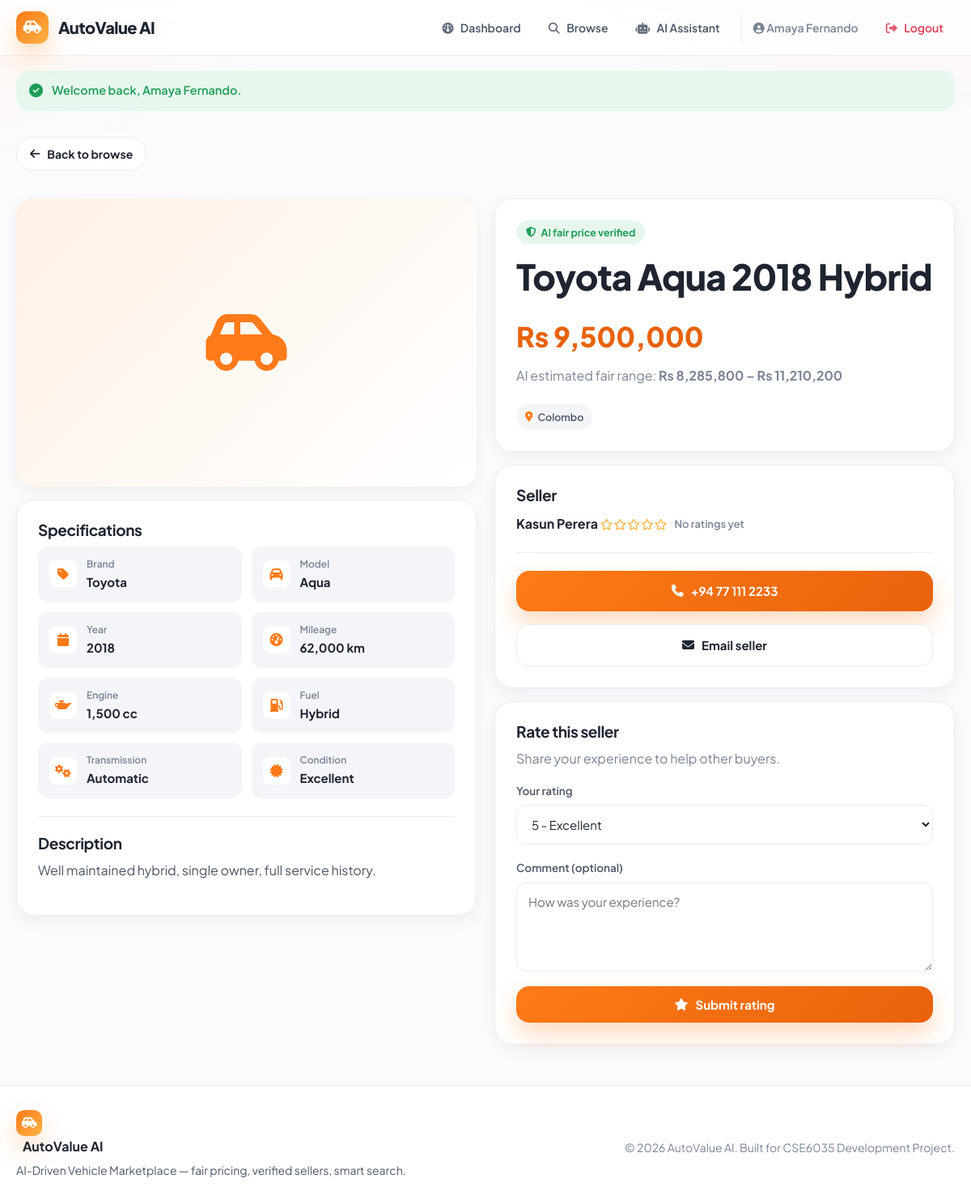
/web/public/buyer/vehicle.php?id=1 (signed in), run on the app's committed database.
### tables this page shows
CREATE TABLE vehicle_ads (
    id INT AUTO_INCREMENT PRIMARY KEY,
    seller_id INT NOT NULL,
    title VARCHAR(160) NOT NULL,
    brand VARCHAR(60) NOT NULL,
    vehicle_model VARCHAR(80) NOT NULL,
    model_year INT NOT NULL,
    mileage INT NOT NULL,
    engine_capacity INT NOT NULL,
    fuel_type VARCHAR(30) NOT NULL,
    transmission VARCHAR(30) NOT NULL,
    condition_grade VARCHAR(30) NOT NULL,
    asking_price DECIMAL(14,2) NOT NULL,
    predicted_price DECIMAL(14,2) DEFAULT NULL,
    lower_bound DECIMAL(14,2) DEFAULT NULL,
    upper_bound DECIMAL(14,2) DEFAULT NULL,
    description TEXT,
    location VARCHAR(120) DEFAULT NULL,
    image_path VARCHAR(255) DEFAULT NULL,
    status ENUM('pending', 'approved', 'rejected') NOT NULL DEFAULT 'pending',
    created_at TIMESTAMP DEFAULT CURRENT_TIMESTAMP,
    FOREIGN KEY (seller_id) REFERENCES users(id) ON DELETE CASCADE,
    INDEX idx_status (status),
    INDEX idx_brand (brand),
    INDEX idx_price (asking_price),
    INDEX idx_year (model_year)
);

CREATE TABLE users (
    id INT AUTO_INCREMENT PRIMARY KEY,
    full_name VARCHAR(120) NOT NULL,
    email VARCHAR(160) NOT NULL UNIQUE,
    password_hash VARCHAR(255) NOT NULL,
    role ENUM('admin', 'seller', 'buyer') NOT NULL DEFAULT 'buyer',
    phone VARCHAR(40) DEFAULT NULL,
    is_active TINYINT(1) NOT NULL DEFAULT 1,
    created_at TIMESTAMP DEFAULT CURRENT_TIMESTAMP
);

### web/lib/AdRepository.php (called while the page is built, shortened)
<?php
class AdRepository
{
    private PDO $pdo;
    public function __construct(PDO $pdo)
    {
        $this->pdo = $pdo;
    }
    public function find(int $id): ?array
    {
        $stmt = $this->pdo->prepare(
            'SELECT a.*, u.full_name AS seller_name, u.phone AS seller_phone, u.email AS seller_email
             FROM vehicle_ads a
             JOIN users u ON u.id = a.seller_id
             WHERE a.id = ? LIMIT 1'
        );
        $stmt->execute([$id]);
        $ad = $stmt->fetch();
        return $ad ?: null;
    }
}

### web/lib/RatingRepository.php (called while the page is built, shortened)
<?php
class RatingRepository
{
    private PDO $pdo;
    public function __construct(PDO $pdo)
    {
        $this->pdo = $pdo;
    }
    public function summary(int $sellerId): array
    {
        $stmt = $this->pdo->prepare(
            'SELECT AVG(rating) AS avg_rating, COUNT(*) AS rating_count
             FROM seller_ratings WHERE seller_id = ?'
        );
        $stmt->execute([$sellerId]);
        $row = $stmt->fetch();
        return [
            'avg_rating' => (float)($row['avg_rating'] ?? 0),
            'rating_count' => (int)($row['rating_count'] ?? 0),
        ];
    }
}

### web/public/buyer/vehicle.php (the view, shortened to what this page needs)
<?php
require_once __DIR__ . '/../../config/database.php';
require_once __DIR__ . '/../../lib/AdRepository.php';
require_once __DIR__ . '/../../lib/RatingRepository.php';
$adRepo = new AdRepository($pdo);
$ratingRepo = new RatingRepository($pdo);
$id = (int)query('id');
$ad = $adRepo->find($id);
$sellerSummary = $ratingRepo->summary((int)$ad['seller_id']);
require_once __DIR__ . '/../../includes/header.php';
?>
<section class="section">
    <a href="browse.php" class="btn secondary small"><i class="fa-solid fa-arrow-left"></i> Back to browse</a>
</section>
<div class="grid grid-2" style="align-items:start">
    <div class="stack">
        <div class="detail-media">
            <?php if (!empty($ad['image_path'])): ?>
                <img src="<?php echo $assetBase . UPLOAD_URL . '/' . e($ad['image_path']); ?>" alt="<?php echo e($ad['title']); ?>" style="width:100%;height:100%;object-fit:cover">
            <?php else: ?>
                <i class="fa-solid fa-car-side"></i>
            <?php endif; ?>
        </div>
        <div class="card">
            <h3>Specifications</h3>
            <div class="spec-list">
                <div class="spec-item"><i class="fa-solid fa-tag"></i><div><span>Brand</span><strong><?php echo e($ad['brand']); ?></strong></div></div>
                <div class="spec-item"><i class="fa-solid fa-car"></i><div><span>Model</span><strong><?php echo e($ad['vehicle_model'] ?: '—'); ?></strong></div></div>
                <div class="spec-item"><i class="fa-solid fa-calendar"></i><div><span>Year</span><strong><?php echo e($ad['model_year']); ?></strong></div></div>
                <div class="spec-item"><i class="fa-solid fa-gauge-high"></i><div><span>Mileage</span><strong><?php echo number_format($ad['mileage']); ?> km</strong></div></div>
                <div class="spec-item"><i class="fa-solid fa-oil-can"></i><div><span>Engine</span><strong><?php echo number_format($ad['engine_capacity']); ?> cc</strong></div></div>
                <div class="spec-item"><i class="fa-solid fa-gas-pump"></i><div><span>Fuel</span><strong><?php echo e($ad['fuel_type']); ?></strong></div></div>
                <div class="spec-item"><i class="fa-solid fa-gears"></i><div><span>Transmission</span><strong><?php echo e($ad['transmission']); ?></strong></div></div>
                <div class="spec-item"><i class="fa-solid fa-certificate"></i><div><span>Condition</span><strong><?php echo e($ad['condition_grade']); ?></strong></div></div>
            </div>
            <?php if ($ad['description']): ?>
                <div class="divider"></div>
                <h3>Description</h3>
                <p><?php echo nl2br(e($ad['description'])); ?></p>
            <?php endif; ?>
        </div>
    </div>
    <div class="stack">
        <div class="card">
            <span class="badge badge-approved"><i class="fa-solid fa-shield-halved"></i> AI fair price verified</span>
            <h1 style="margin-top:14px"><?php echo e($ad['title']); ?></h1>
            <div class="detail-price"><?php echo format_money($ad['asking_price']); ?></div>
            <?php if ($ad['predicted_price']): ?>
                <p class="muted" style="margin-top:8px">AI estimated fair range: <strong><?php echo format_money($ad['lower_bound']); ?> – <?php echo format_money($ad['upper_bound']); ?></strong></p>
            <?php endif; ?>
            <div class="spec-chip" style="margin-top:6px"><i class="fa-solid fa-location-dot"></i> <?php echo e($ad['location'] ?: 'Sri Lanka'); ?></div>
        </div>
        <div class="card">
            <h3>Seller</h3>
            <div class="flex-between">
                <div>
                    <strong><?php echo e($ad['seller_name']); ?></strong>
                    <div class="rating-line" style="margin-top:4px">
                        <?php echo star_rating_html($sellerSummary['avg_rating']); ?>
                        <?php echo $sellerSummary['rating_count'] > 0 ? number_format($sellerSummary['avg_rating'], 1) . ' (' . $sellerSummary['rating_count'] . ')' : 'No ratings yet'; ?>
                    </div>
                </div>
            </div>
            <div class="divider"></div>
            <div class="stack">
                <a href="tel:<?php echo e($ad['seller_phone']); ?>" class="btn primary full"><i class="fa-solid fa-phone"></i> <?php echo e($ad['seller_phone'] ?: 'Contact seller'); ?></a>
                <a href="mailto:<?php echo e($ad['seller_email']); ?>" class="btn secondary full"><i class="fa-solid fa-envelope"></i> Email seller</a>
            </div>
        </div>
        <div class="card">
            <h3>Rate this seller</h3>
            <p class="muted">Share your experience to help other buyers.</p>
            <form method="POST" class="form-grid">
                <div class="field">
                    <label>Your rating</label>
                    <select name="rating" required>
                        <option value="5">5 - Excellent</option>
                    </select>
                </div>
                <div class="field">
                    <label>Comment (optional)</label>
                    <textarea name="comment" placeholder="How was your experience?"></textarea>
                </div>
                <button type="submit" class="btn primary full"><i class="fa-solid fa-star"></i> Submit rating</button>
            </form>
        </div>
    </div>
</div>
<?php require_once __DIR__ . '/../../includes/footer.php'; ?>

### web/public/assets/css/styles.css (style rules this page uses)
:root { --orange: #ff7a18; --orange-dark: #e8620a; --orange-soft: #fff1e6; --orange-tint: #ffe3cc; --amber: #ffb347; --ink: #1f2430; --ink-soft: #4b5566; --muted: #7a8496; --line: #ececf1; --line-soft: #f4f5f8; --bg: #fbfbfd; --panel: #ffffff; --success: #1f9d55; --success-soft: #e7f7ee; --danger: #e23b52; --danger-soft: #fdecef; --warn: #d98c00; --warn-soft: #fff6e0; --radius-lg: 22px; --radius-md: 16px; --radius-sm: 12px; --shadow-sm: 0 6px 18px rgba(31, 36, 48, .06); --shadow-md: 0 16px 40px rgba(31, 36, 48, .10); --shadow-orange: 0 14px 30px rgba(255, 122, 24, .28); --font: 'Plus Jakarta Sans', system-ui, -apple-system, Segoe UI, Roboto, sans-serif; }
* { box-sizing: border-box; }
body { margin: 0; font-family: var(--font); color: var(--ink); background: radial-gradient(1200px 500px at 100% -10%, var(--orange-soft), transparent 60%), radial-gradient(900px 400px at -10% 0%, #fff6ef, transparent 55%), var(--bg); min-height: 100vh; line-height: 1.6; }
a { color: inherit; text-decoration: none; }
h1, h2, h3, h4 { margin: 0 0 .5em; letter-spacing: -.02em; color: var(--ink); line-height: 1.15; }
h1 { font-size: clamp(28px, 4vw, 44px); font-weight: 800; }
h3 { font-size: 19px; font-weight: 700; }
p { color: var(--ink-soft); margin: 0 0 1em; }
.muted { color: var(--muted); }
.section { margin-bottom: 34px; }
.grid { display: grid; gap: 22px; }
.grid-2 { grid-template-columns: repeat(2, 1fr); }
.stack { display: grid; gap: 16px; }
.flex-between { display: flex; gap: 14px; align-items: center; justify-content: space-between; }
.btn { display: inline-flex; align-items: center; justify-content: center; gap: 9px; border: 0; cursor: pointer; font-family: inherit; font-weight: 700; font-size: 15px; padding: 13px 22px; border-radius: var(--radius-md); transition: .18s; white-space: nowrap; }
.btn.small { padding: 9px 16px; font-size: 14px; border-radius: 999px; }
.btn.full { width: 100%; }
.btn.primary { background: linear-gradient(135deg, var(--orange), var(--orange-dark)); color: #fff; box-shadow: var(--shadow-orange); }
.btn.secondary { background: var(--panel); color: var(--ink); border: 1px solid var(--line); }
.card { background: var(--panel); border: 1px solid var(--line); border-radius: var(--radius-lg); box-shadow: var(--shadow-sm); padding: 26px; }
.spec-chip { display: inline-flex; align-items: center; gap: 6px; padding: 6px 11px; border-radius: 999px; background: var(--line-soft); color: var(--ink-soft); font-size: 12.5px; font-weight: 600; }
.spec-chip i { color: var(--orange); }
.rating-line { display: inline-flex; align-items: center; gap: 8px; font-size: 13px; color: var(--muted); font-weight: 600; }
.form-grid { display: grid; gap: 18px; }
.field { display: grid; gap: 7px; }
.field label, .field > span { font-size: 13.5px; font-weight: 600; color: var(--ink-soft); }
input, select, textarea { width: 100%; font-family: inherit; font-size: 15px; color: var(--ink); background: #fff; border: 1px solid var(--line); border-radius: var(--radius-sm); padding: 13px 14px; outline: none; transition: .16s; }
textarea { resize: vertical; min-height: 110px; }
.badge { display: inline-flex; align-items: center; gap: 6px; padding: 5px 12px; border-radius: 999px; font-size: 12.5px; font-weight: 700; }
.badge-approved { background: var(--success-soft); color: var(--success); }
.detail-media { border-radius: var(--radius-lg); overflow: hidden; background: linear-gradient(135deg, var(--orange-soft), #fff); aspect-ratio: 16/10; display: grid; place-items: center; color: var(--orange); font-size: 80px; box-shadow: var(--shadow-sm); }
.detail-price { font-size: 34px; font-weight: 800; color: var(--orange-dark); }
.spec-list { display: grid; grid-template-columns: repeat(2, 1fr); gap: 12px; }
.spec-item { display: flex; align-items: center; gap: 12px; padding: 12px 14px; background: var(--line-soft); border-radius: var(--radius-sm); }
.spec-item i { width: 34px; height: 34px; border-radius: 9px; display: grid; place-items: center; background: #fff; color: var(--orange); }
.spec-item span { font-size: 12px; color: var(--muted); font-weight: 600; display: block; }
.spec-item strong { font-size: 15px; }
.divider { height: 1px; background: var(--line); margin: 22px 0; border: 0; }

### data on the page
vehicle_ads: brand "Toyota", vehicle_model "Aqua", model_year "2018", mileage "62,000", engine_capacity "1,500", fuel_type "Hybrid", transmission "Automatic", condition_grade "Excellent", description "Well maintained hybrid, single owner, full service history.", title "Toyota Aqua 2018 Hybrid", asking_price "Rs 9,500,000", lower_bound "Rs 8,285,800", upper_bound "Rs 11,210,200", location "Colombo", seller.full_name "Kasun Perera", seller.phone "+94 77 111 2233"

### other printed values
APP_NAME "AutoValue AI"
current_name() "Amaya Fernando"
$flash['message'] "Welcome back, Amaya Fernando."
APP_TAGLINE "AI-Driven Vehicle Marketplace"
